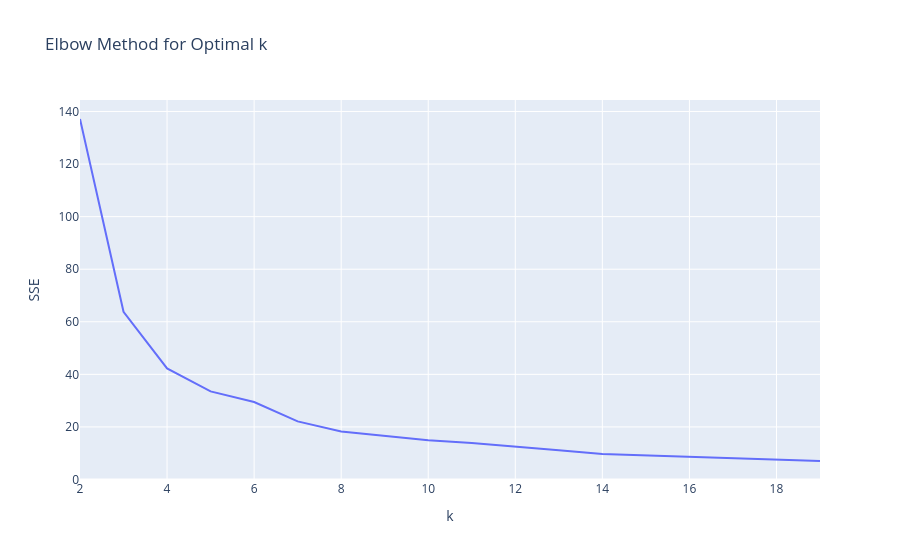

Here is the notebook cell this chart was saved with:
### Code cell
from sklearn.metrics import silhouette_score

sse = []
list_k = list(range(2, 20))  # on commence à 2, silhouette_score exige au moins 2 clusters
silhouette = []

for k in list_k:
    kmeans = KMeans(n_clusters=k, random_state=32, n_init="auto")
    cluster = kmeans.fit_predict(x_pca)
    silhouette.append(silhouette_score(x_pca, cluster))
    sse.append(kmeans.inertia_)

px.line(pd.DataFrame({"k": list_k, "SSE": sse}), x="k", y="SSE", title="Elbow Method for Optimal k")

### Figure 1 — Plotly figure (JSON) as saved in the notebook; plotly's stock layout.template omitted (floating-point values rounded to 4 significant figures)
{"data": [{"hovertemplate": "k=%{x}<br>SSE=%{y}<extra></extra>", "legendgroup": "", "line": {"color": "#636efa", "dash": "solid"}, "marker": {"symbol": "circle"}, "mode": "lines", "name": "", "orientation": "v", "showlegend": false, "type": "scatter", "x": [2, 3, 4, 5, 6, 7, 8, 9, 10, 11, 12, 13, 14, 15, 16, 17, 18, 19], "xaxis": "x", "y": [137.2, 63.82, 42.27, 33.51, 29.47, 22.11, 18.29, 16.66, 14.89, 13.88, 12.58, 11.16, 9.666, 9.117, 8.447, 8.079, 7.428, 7.032], "yaxis": "y"}], "layout": {"legend": {"tracegroupgap": 0}, "title": {"text": "Elbow Method for Optimal k"}, "xaxis": {"anchor": "y", "domain": [0, 1], "title": {"text": "k"}}, "yaxis": {"anchor": "x", "domain": [0, 1], "title": {"text": "SSE"}}}}
